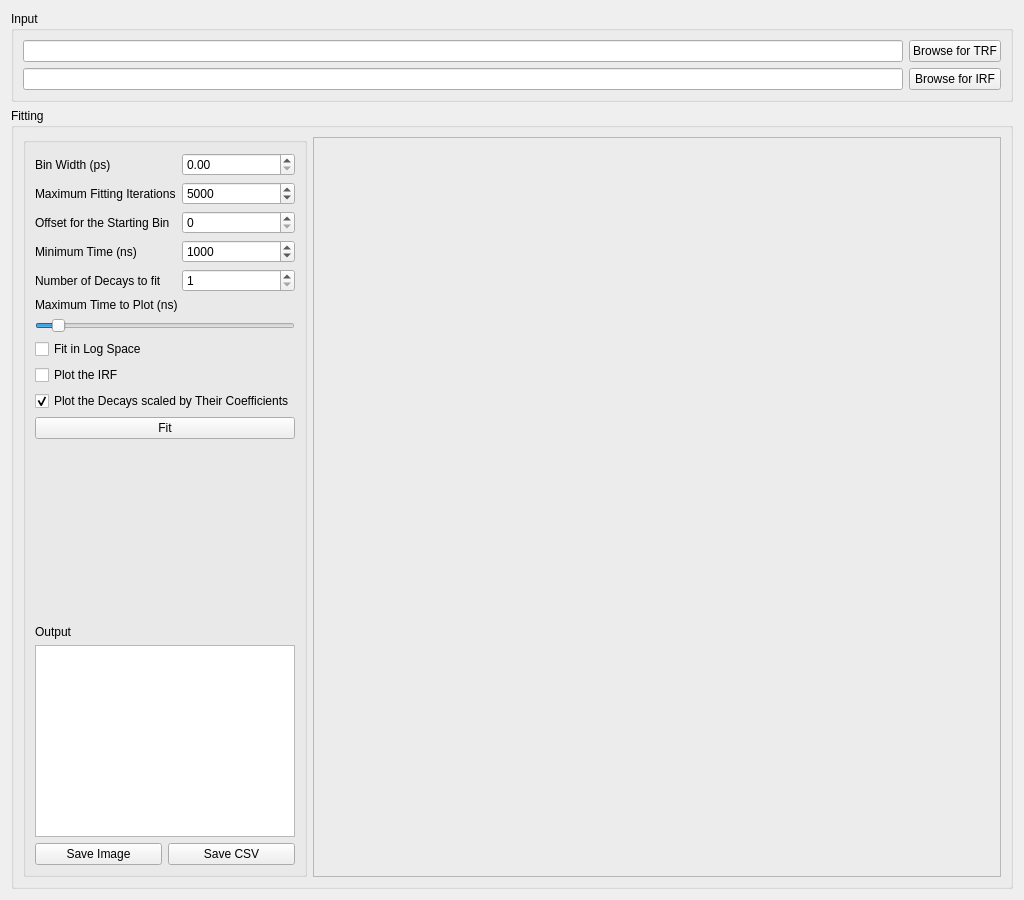
<?xml version="1.0" encoding="UTF-8"?>
<ui version="4.0">
 <class>Form</class>
 <widget class="QWidget" name="Form">
  <property name="enabled">
   <bool>true</bool>
  </property>
  <property name="geometry">
   <rect>
    <x>0</x>
    <y>0</y>
    <width>1024</width>
    <height>900</height>
   </rect>
  </property>
  <property name="sizePolicy">
   <sizepolicy hsizetype="Preferred" vsizetype="Maximum">
    <horstretch>0</horstretch>
    <verstretch>0</verstretch>
   </sizepolicy>
  </property>
  <property name="minimumSize">
   <size>
    <width>700</width>
    <height>665</height>
   </size>
  </property>
  <property name="windowTitle">
   <string>Form</string>
  </property>
  <layout class="QVBoxLayout" name="verticalLayout_11">
   <item>
    <widget class="QGroupBox" name="groupBox_4">
     <property name="sizePolicy">
      <sizepolicy hsizetype="Preferred" vsizetype="Maximum">
       <horstretch>0</horstretch>
       <verstretch>0</verstretch>
      </sizepolicy>
     </property>
     <property name="title">
      <string>Input</string>
     </property>
     <layout class="QHBoxLayout" name="horizontalLayout_5">
      <item>
       <layout class="QHBoxLayout" name="horizontalLayout_2">
        <item>
         <layout class="QVBoxLayout" name="verticalLayout_4">
          <item>
           <widget class="QLineEdit" name="trf_file">
            <property name="readOnly">
             <bool>true</bool>
            </property>
           </widget>
          </item>
          <item>
           <widget class="QLineEdit" name="irf_file">
            <property name="readOnly">
             <bool>true</bool>
            </property>
           </widget>
          </item>
         </layout>
        </item>
        <item>
         <layout class="QVBoxLayout" name="verticalLayout_7">
          <item>
           <widget class="QPushButton" name="trf_browse">
            <property name="acceptDrops">
             <bool>true</bool>
            </property>
            <property name="text">
             <string>Browse for TRF</string>
            </property>
           </widget>
          </item>
          <item>
           <widget class="QPushButton" name="irf_browse">
            <property name="acceptDrops">
             <bool>true</bool>
            </property>
            <property name="text">
             <string>Browse for IRF</string>
            </property>
           </widget>
          </item>
         </layout>
        </item>
       </layout>
      </item>
     </layout>
    </widget>
   </item>
   <item>
    <widget class="QGroupBox" name="groupBox">
     <property name="title">
      <string>Fitting</string>
     </property>
     <layout class="QHBoxLayout" name="horizontalLayout_4">
      <item>
       <widget class="QGroupBox" name="verticalGroupBox">
        <property name="sizePolicy">
         <sizepolicy hsizetype="Maximum" vsizetype="Preferred">
          <horstretch>0</horstretch>
          <verstretch>0</verstretch>
         </sizepolicy>
        </property>
        <layout class="QVBoxLayout" name="verticalLayout_5">
         <property name="sizeConstraint">
          <enum>QLayout::SetDefaultConstraint</enum>
         </property>
         <property name="topMargin">
          <number>10</number>
         </property>
         <item>
          <layout class="QHBoxLayout" name="horizontalLayout">
           <item>
            <layout class="QVBoxLayout" name="verticalLayout_2">
             <item>
              <widget class="QLabel" name="label">
               <property name="text">
                <string>Bin Width (ps)</string>
               </property>
              </widget>
             </item>
             <item>
              <widget class="QLabel" name="label_2">
               <property name="text">
                <string>Maximum Fitting Iterations</string>
               </property>
              </widget>
             </item>
             <item>
              <widget class="QLabel" name="label_5">
               <property name="text">
                <string>Offset for the Starting Bin</string>
               </property>
              </widget>
             </item>
             <item>
              <widget class="QLabel" name="label_6">
               <property name="text">
                <string>Minimum Time (ns)</string>
               </property>
              </widget>
             </item>
             <item>
              <widget class="QLabel" name="label_24">
               <property name="text">
                <string>Number of Decays to fit</string>
               </property>
              </widget>
             </item>
            </layout>
           </item>
           <item>
            <layout class="QVBoxLayout" name="verticalLayout">
             <item>
              <widget class="QDoubleSpinBox" name="binSize_widg">
               <property name="maximum">
                <double>9999999.000000000000000</double>
               </property>
              </widget>
             </item>
             <item>
              <widget class="QSpinBox" name="maxIter_widg">
               <property name="minimum">
                <number>1000</number>
               </property>
               <property name="maximum">
                <number>100000000</number>
               </property>
               <property name="singleStep">
                <number>1000</number>
               </property>
               <property name="value">
                <number>5000</number>
               </property>
              </widget>
             </item>
             <item>
              <widget class="QSpinBox" name="startOffset_widg"/>
             </item>
             <item>
              <widget class="QSpinBox" name="maxTime_widg">
               <property name="maximum">
                <number>9999999</number>
               </property>
               <property name="value">
                <number>1000</number>
               </property>
              </widget>
             </item>
             <item>
              <widget class="QSpinBox" name="expCount_widg">
               <property name="wrapping">
                <bool>false</bool>
               </property>
               <property name="minimum">
                <number>1</number>
               </property>
               <property name="maximum">
                <number>4</number>
               </property>
               <property name="value">
                <number>1</number>
               </property>
              </widget>
             </item>
            </layout>
           </item>
          </layout>
         </item>
         <item>
          <widget class="QLabel" name="label_3">
           <property name="text">
            <string>Maximum Time to Plot (ns)</string>
           </property>
          </widget>
         </item>
         <item>
          <widget class="QSlider" name="max_x">
           <property name="maximum">
            <number>300</number>
           </property>
           <property name="value">
            <number>20</number>
           </property>
           <property name="sliderPosition">
            <number>20</number>
           </property>
           <property name="orientation">
            <enum>Qt::Horizontal</enum>
           </property>
           <property name="invertedAppearance">
            <bool>false</bool>
           </property>
           <property name="invertedControls">
            <bool>false</bool>
           </property>
          </widget>
         </item>
         <item>
          <widget class="QCheckBox" name="logFit_widg">
           <property name="enabled">
            <bool>true</bool>
           </property>
           <property name="sizePolicy">
            <sizepolicy hsizetype="Fixed" vsizetype="Fixed">
             <horstretch>0</horstretch>
             <verstretch>0</verstretch>
            </sizepolicy>
           </property>
           <property name="text">
            <string>Fit in Log Space</string>
           </property>
           <property name="checkable">
            <bool>true</bool>
           </property>
           <property name="checked">
            <bool>false</bool>
           </property>
          </widget>
         </item>
         <item>
          <widget class="QCheckBox" name="plotIRF_widg">
           <property name="text">
            <string>Plot the IRF</string>
           </property>
           <property name="checkable">
            <bool>true</bool>
           </property>
           <property name="checked">
            <bool>false</bool>
           </property>
          </widget>
         </item>
         <item>
          <widget class="QCheckBox" name="scaled_widg">
           <property name="text">
            <string>Plot the Decays scaled by Their Coefficients</string>
           </property>
           <property name="checkable">
            <bool>true</bool>
           </property>
           <property name="checked">
            <bool>true</bool>
           </property>
          </widget>
         </item>
         <item>
          <widget class="QPushButton" name="fit_button">
           <property name="text">
            <string>Fit</string>
           </property>
          </widget>
         </item>
         <item>
          <spacer name="verticalSpacer">
           <property name="orientation">
            <enum>Qt::Vertical</enum>
           </property>
           <property name="sizeHint" stdset="0">
            <size>
             <width>20</width>
             <height>40</height>
            </size>
           </property>
          </spacer>
         </item>
         <item>
          <widget class="QLabel" name="label_4">
           <property name="text">
            <string>Output</string>
           </property>
          </widget>
         </item>
         <item>
          <widget class="QTextEdit" name="text_output">
           <property name="sizePolicy">
            <sizepolicy hsizetype="Expanding" vsizetype="Expanding">
             <horstretch>0</horstretch>
             <verstretch>0</verstretch>
            </sizepolicy>
           </property>
          </widget>
         </item>
         <item>
          <layout class="QHBoxLayout" name="horizontalLayout_3">
           <item>
            <widget class="QPushButton" name="plot_browse">
             <property name="acceptDrops">
              <bool>true</bool>
             </property>
             <property name="text">
              <string>Save Image</string>
             </property>
            </widget>
           </item>
           <item>
            <widget class="QPushButton" name="csv_browse">
             <property name="acceptDrops">
              <bool>true</bool>
             </property>
             <property name="text">
              <string>Save CSV</string>
             </property>
            </widget>
           </item>
          </layout>
         </item>
        </layout>
       </widget>
      </item>
      <item>
       <widget class="QFrame" name="frame">
        <property name="sizePolicy">
         <sizepolicy hsizetype="Minimum" vsizetype="Preferred">
          <horstretch>0</horstretch>
          <verstretch>0</verstretch>
         </sizepolicy>
        </property>
        <property name="frameShape">
         <enum>QFrame::StyledPanel</enum>
        </property>
        <property name="frameShadow">
         <enum>QFrame::Raised</enum>
        </property>
       </widget>
      </item>
     </layout>
    </widget>
   </item>
  </layout>
 </widget>
 <resources/>
 <connections/>
</ui>
